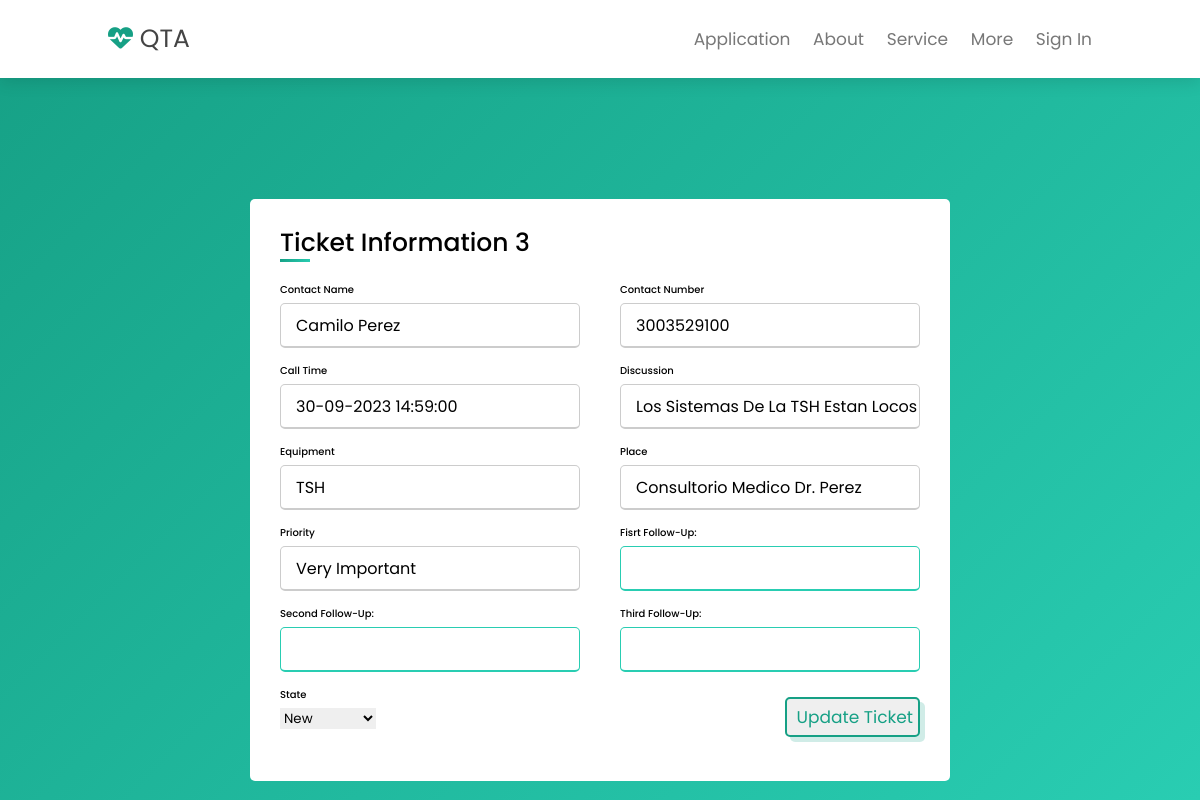
The app's page /mainscreen/more_info/3/, older data.
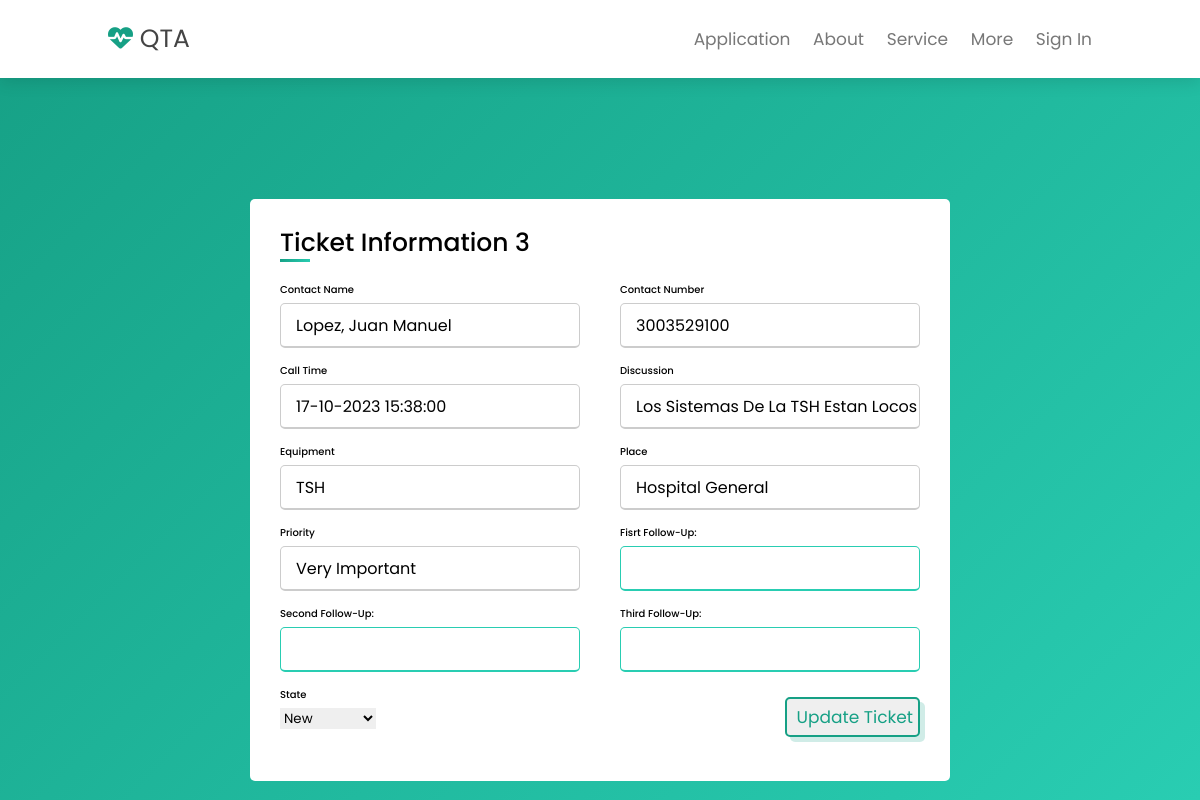
The same page, newer data.
### qta/models.py (models this page shows)
class Ticket(models.Model):
    ticket_number = models.CharField(max_length=20)
    call_time = models.DateTimeField()
    priority = models.CharField(max_length=20)
    discussion = models.CharField(max_length=100)
    state = models.CharField(max_length=20)
    place = models.CharField(max_length=20)
    equipment = models.CharField(max_length=20)
    contact_number = models.CharField(max_length=20)
    contact_name = models.CharField(max_length=20)
    first_follow_up = models.CharField(max_length=500, default="")
    second_follow_up = models.CharField(max_length=500, default="")
    third_follow_up = models.CharField(max_length=500, default="")
    id_unico = models.IntegerField(primary_key=True)
    def get_time_elapsed(self):
        """Calcula el tiempo transcurrido desde la llamada."""
        call_time = self.call_time
        now = datetime.now(tz=call_time.tzinfo)
        return now - call_time
    time_elapse = property(get_time_elapsed)

### qta/views.py (the view, shortened to what this page needs)
# urls.py: path('mainscreen/more_info/<int:id_unico>/',more_info, name='more_info'),
def more_info(request, id_unico):
    ticket = get_object_or_404(Ticket, id_unico=id_unico)
    return render(request, 'more_info.html', {'ticket': ticket})

### qta/templates/more_info.html (shortened to what this page needs)
<!DOCTYPE html>
<html lang="en">
<head>
    <link rel="stylesheet" href="https://cdnjs.cloudflare.com/ajax/libs/font-awesome/6.4.2/css/all.min.css">
</head>
<body>
    <header class="header">
        <a href={% url 'home' %} class="logo"><i class="fas fa-heartbeat"></i> QTA</a>
        <nav class="navbar">
            <a class="nav-link" href={% url 'mainscreen' %}>Application</a>
            <a class="nav-link" href="#">About</a>
            <a class="nav-link" href="#">Service</a>
            <a class="nav-link" href="#">More</a>
            {% if request.user.is_authenticated %}
            <a class="nav-link" href={% url "exit" %}>Sign out</a>
            {% else %}
            <a class="nav-link" href={% url "login" %} >Sign in</a>
            {% endif %}
        </nav>
    </header>
    <section class="Formulario">
      <div class="container">
        <div class="title">Ticket information {{ ticket.id_unico }}</div>
        <form actions="" method='post'>
            <div class="user-details">
                <div class="input-box">
                    <span class="details">Contact Name</span>
                    <input type="text" id="contact_name" name="contact_name" value="{{ ticket.contact_name }}" readonly>
                </div>
                <div class="input-box">
                    <span class="details">Contact Number</span>
                    <input type="text" id="contact_number" name="contact_number" value="{{ ticket.contact_number }}" readonly>
                </div>
                <div class="input-box">
                    <span class="details">Call Time</span>
                    <input type="text" id="call_time" name="call_time" value="{{ ticket.call_time | date:'d-m-Y H:i:s' }}" readonly>
                </div>
                <div class="input-box">
                    <span class="details">Discussion</span>
                    <input type="text" id="discussion" name="discussion" value="{{ ticket.discussion }}" readonly>
                </div>
                <div class="input-box">
                    <span class="details">Equipment</span>
                    <input type="text" id="equipment" name="equipment" value="{{ ticket.equipment }}" readonly>
                </div>
                <div class="input-box">
                    <span class="details">Place</span>
                    <input type="text" id="place" name="place" value="{{ ticket.place }}" readonly>
                </div>
                <div class="input-box">
                    <span class="details">Priority</span>
                    <input type="text" id="priority" name="priority" value="{{ ticket.priority }}" readonly>
                </div>
                <div class="input-box">
                    <span class="details">Fisrt Follow-up: </span>
                    <input type="text" id="first_follow_up" name="first_follow_up" value="{{ ticket.first_follow_up }}">
                </div>
                <div class="input-box">
                    <span class="details">Second Follow-up: </span>
                    <input type="text" id="second_follow_up" name="second_follow_up" value="{{ ticket.second_follow_up }}">
                </div>
                <div class="input-box">
                    <span class="details">Third Follow-up: </span>
                    <input type="text" id="third_follow_up" name="third_follow_up" value="{{ ticket.third_follow_up }}">
                </div>
                <div class="input-box">
                    <span class="details">State</span>
                    <select class="form-select form-select-sm" aria-label="Small select example" type="text" id="campo5" name="state" required>
                        <option selected>{{ticket.state}}</option>
                      </select>
                </div>
            <div class="pt-1 mb-4">
                <button type='submit' class="btn btn-dark btn-lg btn-block">Update Ticket</button>
             </div>
        </form>
      </div>
    </section>
</body>
</html>

Row changes from the older to the newer data that the page shows:
changed Ticket "los sistemas de la TSH estan locos": contact_name "Camilo Perez" → "Lopez, Juan Manuel"; call_time "30-09-2023 14:59:00" → "17-10-2023 15:38:00"; place "Consultorio Medico Dr. Perez" → "Hospital General"
